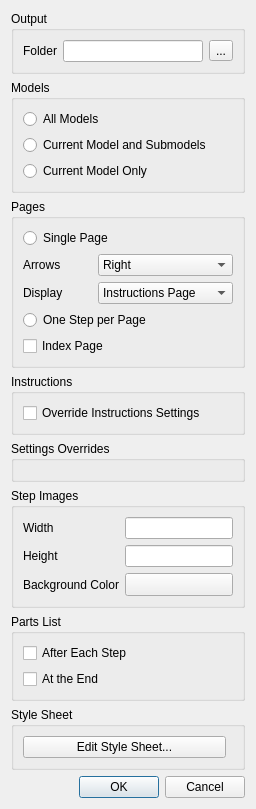
<?xml version="1.0" encoding="UTF-8"?>
<ui version="4.0">
 <class>swHTMLDialog</class>
 <widget class="QDialog" name="swHTMLDialog">
  <property name="whatsThis">
   <string>&lt;p&gt;&lt;b&gt;Export HTML&lt;/b&gt;&lt;/p&gt;&lt;p&gt;Create browser-viewable building instructions and PNG images in the output folder. Choose which models to include, how to organize the step pages, and where to show parts lists.&lt;/p&gt;&lt;p&gt;Keep the generated HTML and image files together when copying or sharing the instructions.&lt;/p&gt;</string>
  </property>
  <property name="windowTitle">
   <string>HTML Options</string>
  </property>
  <layout class="QVBoxLayout" name="DialogLayout">
   <item>
    <widget class="QGroupBox" name="OutputGroup">
     <property name="whatsThis">
      <string>&lt;p&gt;&lt;b&gt;Output Folder&lt;/b&gt;&lt;/p&gt;&lt;p&gt;The exporter writes the instruction pages and their images into a folder named after the model inside this folder, starting at index.html, so nothing else in this folder is touched.&lt;/p&gt;</string>
     </property>
     <property name="title">
      <string>Output</string>
     </property>
     <layout class="QGridLayout" name="OutputLayout">
      <item row="0" column="0">
       <widget class="QLabel" name="OutputFolderLabel">
        <property name="toolTip">
         <string>Folder for the generated HTML pages and images.</string>
        </property>
        <property name="whatsThis">
         <string>&lt;p&gt;&lt;b&gt;Output Folder&lt;/b&gt;&lt;/p&gt;&lt;p&gt;The exporter writes the instruction pages and their images into a folder named after the model inside this folder, starting at index.html, so nothing else in this folder is touched.&lt;/p&gt;</string>
        </property>
        <property name="text">
         <string>Folder</string>
        </property>
        <property name="buddy">
         <cstring>outputFolder</cstring>
        </property>
       </widget>
      </item>
      <item row="0" column="1">
       <widget class="QLineEdit" name="outputFolder">
        <property name="toolTip">
         <string>Folder for the generated HTML pages and images.</string>
        </property>
        <property name="whatsThis">
         <string>&lt;p&gt;&lt;b&gt;Output Folder&lt;/b&gt;&lt;/p&gt;&lt;p&gt;The exporter writes the instruction pages and their images into a folder named after the model inside this folder, starting at index.html, so nothing else in this folder is touched.&lt;/p&gt;</string>
        </property>
       </widget>
      </item>
      <item row="0" column="2">
       <widget class="QToolButton" name="outputFolderBrowse">
        <property name="toolTip">
         <string>Choose the folder for the exported instructions.</string>
        </property>
        <property name="accessibleName">
         <string>Choose Output Folder</string>
        </property>
        <property name="text">
         <string>...</string>
        </property>
       </widget>
      </item>
     </layout>
    </widget>
   </item>
   <item>
    <widget class="QGroupBox" name="ModelsGroup">
     <property name="whatsThis">
      <string>&lt;p&gt;&lt;b&gt;Models&lt;/b&gt;&lt;/p&gt;&lt;p&gt;Export instructions for the model and all submodels, only the model or submodel being edited, or that entry with its referenced submodels. When several entries are exported, an overall index links to their instructions.&lt;/p&gt;</string>
     </property>
     <property name="title">
      <string>Models</string>
     </property>
     <layout class="QVBoxLayout" name="ModelsLayout">
      <item>
       <widget class="QRadioButton" name="allModels">
        <property name="toolTip">
         <string>Export instructions for the model and all submodels.</string>
        </property>
        <property name="text">
         <string>All Models</string>
        </property>
       </widget>
      </item>
      <item>
       <widget class="QRadioButton" name="currentModelSubmodels">
        <property name="toolTip">
         <string>Export the current model and the submodels it references.</string>
        </property>
        <property name="text">
         <string>Current Model and Submodels</string>
        </property>
       </widget>
      </item>
      <item>
       <widget class="QRadioButton" name="currentModelOnly">
        <property name="toolTip">
         <string>Export instructions only for the current model.</string>
        </property>
        <property name="text">
         <string>Current Model Only</string>
        </property>
       </widget>
      </item>
     </layout>
    </widget>
   </item>
   <item>
    <widget class="QGroupBox" name="PagesGroup">
     <property name="whatsThis">
      <string>&lt;p&gt;&lt;b&gt;Pages&lt;/b&gt;&lt;/p&gt;&lt;p&gt;Single Page lays out the pages of the Instructions window on one scrolling index.html that stops at each page as you scroll up or down, with #page-1 and #step-1 links to jump to a page or step, and First, Previous, Next and Last Page arrows on the edge Arrows sets. Display lays the pages out for a screen in pixels: Instructions Page keeps the Instructions window page shape, while Landscape Display (1920 x 1080), Portrait Display (1080 x 1920) and Tablet (2048 x 1536) fill Width and Height and lay the exported pages out again at that shape. Pages are saved at twice the size for sharp high density screens, and blank print pages are left out. There the page colors and parts lists follow the Instructions window, unless Override Instructions Settings is checked. One Step per Page creates separate pages with navigation links. In that mode, Index Page adds a page linking to the steps.&lt;/p&gt;</string>
     </property>
     <property name="title">
      <string>Pages</string>
     </property>
     <layout class="QGridLayout" name="PagesLayout">
      <item row="0" column="0" colspan="2">
       <widget class="QRadioButton" name="singlePage">
        <property name="toolTip">
         <string>Put the Instructions window pages on one scrolling HTML page.</string>
        </property>
        <property name="text">
         <string>Single Page</string>
        </property>
       </widget>
      </item>
      <item row="1" column="0">
       <widget class="QLabel" name="arrowPositionLabel">
        <property name="toolTip">
         <string>Edge of the window that holds the page arrows.</string>
        </property>
        <property name="text">
         <string>Arrows</string>
        </property>
        <property name="buddy">
         <cstring>arrowPosition</cstring>
        </property>
       </widget>
      </item>
      <item row="1" column="1">
       <widget class="QComboBox" name="arrowPosition">
        <property name="toolTip">
         <string>Edge of the window that holds the page arrows.</string>
        </property>
        <item>
         <property name="text">
          <string>Right</string>
         </property>
        </item>
        <item>
         <property name="text">
          <string>Left</string>
         </property>
        </item>
        <item>
         <property name="text">
          <string>Bottom</string>
         </property>
        </item>
       </widget>
      </item>
      <item row="2" column="0">
       <widget class="QLabel" name="displayLabel">
        <property name="toolTip">
         <string>Screen shape the pages are laid out for, with its size in pixels.</string>
        </property>
        <property name="text">
         <string>Display</string>
        </property>
        <property name="buddy">
         <cstring>display</cstring>
        </property>
       </widget>
      </item>
      <item row="2" column="1">
       <widget class="QComboBox" name="display">
        <property name="toolTip">
         <string>Screen shape the pages are laid out for, with its size in pixels.</string>
        </property>
        <item>
         <property name="text">
          <string>Instructions Page</string>
         </property>
        </item>
        <item>
         <property name="text">
          <string>Landscape Display</string>
         </property>
        </item>
        <item>
         <property name="text">
          <string>Portrait Display</string>
         </property>
        </item>
        <item>
         <property name="text">
          <string>Tablet</string>
         </property>
        </item>
       </widget>
      </item>
      <item row="3" column="0" colspan="2">
       <widget class="QRadioButton" name="oneStepPerPage">
        <property name="toolTip">
         <string>Create a separate HTML page for each step.</string>
        </property>
        <property name="text">
         <string>One Step per Page</string>
        </property>
       </widget>
      </item>
      <item row="4" column="0" colspan="2">
       <widget class="QCheckBox" name="indexPage">
        <property name="toolTip">
         <string>Add a step index when using One Step per Page.</string>
        </property>
        <property name="text">
         <string>Index Page</string>
        </property>
       </widget>
      </item>
     </layout>
    </widget>
   </item>
   <item>
    <widget class="QGroupBox" name="InstructionsGroup">
     <property name="whatsThis">
      <string>&lt;p&gt;&lt;b&gt;Instructions&lt;/b&gt;&lt;/p&gt;&lt;p&gt;With Single Page, Override Instructions Settings uses the Settings Overrides colors, the Step Images background and the Parts List choices instead of the Instructions window settings. Only the exported pages change, never the model.&lt;/p&gt;</string>
     </property>
     <property name="title">
      <string>Instructions</string>
     </property>
     <layout class="QVBoxLayout" name="InstructionsLayout">
      <item>
       <widget class="QCheckBox" name="overrideInstructions">
        <property name="toolTip">
         <string>Use these colors, the Step Images background and the Parts List choices instead of the Instructions window settings.</string>
        </property>
        <property name="text">
         <string>Override Instructions Settings</string>
        </property>
       </widget>
      </item>
     </layout>
    </widget>
   </item>
   <item>
    <widget class="QGroupBox" name="OverrideGroup">
     <property name="whatsThis">
      <string>&lt;p&gt;&lt;b&gt;Settings Overrides&lt;/b&gt;&lt;/p&gt;&lt;p&gt;Colors of the exported pages while Override Instructions Settings is checked. Box Border and Box Background color the boxes around the step images, step numbers, parts lists, page numbers, cover title, cover author, cover image and notices.&lt;/p&gt;</string>
     </property>
     <property name="title">
      <string>Settings Overrides</string>
     </property>
     <layout class="QGridLayout" name="OverrideLayout"/>
    </widget>
   </item>
   <item>
    <widget class="QGroupBox" name="ImagesGroup">
     <property name="whatsThis">
      <string>&lt;p&gt;&lt;b&gt;Step Images&lt;/b&gt;&lt;/p&gt;&lt;p&gt;Width and Height set the step image size in pixels, from 1 to 32768 pixels. With Single Page they bound the page image size and keep the page proportions. Background Color fills the image background and the frame around each image, a transparent color leaves it clear.&lt;/p&gt;</string>
     </property>
     <property name="title">
      <string>Step Images</string>
     </property>
     <layout class="QGridLayout" name="ImagesLayout">
      <item row="0" column="0">
       <widget class="QLabel" name="StepWidthLabel">
        <property name="toolTip">
         <string>Width of each step image, in pixels.</string>
        </property>
        <property name="text">
         <string>Width</string>
        </property>
        <property name="buddy">
         <cstring>stepWidth</cstring>
        </property>
       </widget>
      </item>
      <item row="0" column="1" colspan="2">
       <widget class="QLineEdit" name="stepWidth">
        <property name="toolTip">
         <string>Width of each step image, in pixels.</string>
        </property>
       </widget>
      </item>
      <item row="1" column="0">
       <widget class="QLabel" name="StepHeightLabel">
        <property name="toolTip">
         <string>Height of each step image, in pixels.</string>
        </property>
        <property name="text">
         <string>Height</string>
        </property>
        <property name="buddy">
         <cstring>stepHeight</cstring>
        </property>
       </widget>
      </item>
      <item row="1" column="1" colspan="2">
       <widget class="QLineEdit" name="stepHeight">
        <property name="toolTip">
         <string>Height of each step image, in pixels.</string>
        </property>
       </widget>
      </item>
      <item row="2" column="0">
       <widget class="QLabel" name="backgroundColorLabel">
        <property name="toolTip">
         <string>Color behind the model in the exported images, transparent draws none.</string>
        </property>
        <property name="text">
         <string>Background Color</string>
        </property>
        <property name="buddy">
         <cstring>backgroundColor</cstring>
        </property>
       </widget>
      </item>
      <item row="2" column="1" colspan="2">
       <widget class="QToolButton" name="backgroundColor">
        <property name="sizePolicy">
         <sizepolicy hsizetype="Expanding" vsizetype="Fixed">
          <horstretch>0</horstretch>
          <verstretch>0</verstretch>
         </sizepolicy>
        </property>
        <property name="toolTip">
         <string>Color behind the model in the exported images, transparent draws none.</string>
        </property>
        <property name="accessibleName">
         <string>Background Color</string>
        </property>
        <property name="toolButtonStyle">
         <enum>Qt::ToolButtonTextBesideIcon</enum>
        </property>
       </widget>
      </item>
     </layout>
    </widget>
   </item>
   <item>
    <widget class="QGroupBox" name="PartsGroup">
     <property name="whatsThis">
      <string>&lt;p&gt;&lt;b&gt;Parts List&lt;/b&gt;&lt;/p&gt;&lt;p&gt;After Each Step shows the parts added in that step. At the End shows the complete model inventory after the instructions. With Single Page and Override Instructions Settings they show or hide the step parts lists and the Bill of Materials page. You can enable either option, both, or neither.&lt;/p&gt;</string>
     </property>
     <property name="title">
      <string>Parts List</string>
     </property>
     <layout class="QVBoxLayout" name="PartsLayout">
      <item>
       <widget class="QCheckBox" name="partsAfterEachStep">
        <property name="toolTip">
         <string>Include a list of the parts added in each step.</string>
        </property>
        <property name="text">
         <string>After Each Step</string>
        </property>
       </widget>
      </item>
      <item>
       <widget class="QCheckBox" name="partsAtTheEnd">
        <property name="toolTip">
         <string>Include a complete parts list after each model's instructions.</string>
        </property>
        <property name="text">
         <string>At the End</string>
        </property>
       </widget>
      </item>
     </layout>
    </widget>
   </item>
   <item>
    <widget class="QGroupBox" name="StyleSheetGroup">
     <property name="whatsThis">
      <string>&lt;p&gt;&lt;b&gt;Style Sheet&lt;/b&gt;&lt;/p&gt;&lt;p&gt;The CSS style sheet of the exported pages, their colors, spacing, cards and arrows. Edit Style Sheet opens it in an editor, comments name the feature of each block, the options button holds the highlighting, line number, wrap, marker and find and replace options it shares with the Editor panel, Restore Defaults there brings back the built-in one. With Single Page the page corners follow the Corner Radius of the step model box in the Instructions window.&lt;/p&gt;</string>
     </property>
     <property name="title">
      <string>Style Sheet</string>
     </property>
     <layout class="QHBoxLayout" name="StyleSheetLayout">
      <item>
       <widget class="QPushButton" name="editStyleSheet">
        <property name="toolTip">
         <string>Open the CSS style sheet of the exported pages in an editor.</string>
        </property>
        <property name="text">
         <string>Edit Style Sheet...</string>
        </property>
       </widget>
      </item>
      <item>
       <spacer name="StyleSheetSpacer">
        <property name="orientation">
         <enum>Qt::Horizontal</enum>
        </property>
       </spacer>
      </item>
     </layout>
    </widget>
   </item>
   <item>
    <widget class="QDialogButtonBox" name="buttonBox">
     <property name="orientation">
      <enum>Qt::Horizontal</enum>
     </property>
     <property name="standardButtons">
      <set>QDialogButtonBox::Cancel|QDialogButtonBox::Ok</set>
     </property>
    </widget>
   </item>
  </layout>
 </widget>
 <tabstops>
  <tabstop>outputFolder</tabstop>
  <tabstop>outputFolderBrowse</tabstop>
  <tabstop>allModels</tabstop>
  <tabstop>currentModelSubmodels</tabstop>
  <tabstop>currentModelOnly</tabstop>
  <tabstop>singlePage</tabstop>
  <tabstop>arrowPosition</tabstop>
  <tabstop>display</tabstop>
  <tabstop>oneStepPerPage</tabstop>
  <tabstop>indexPage</tabstop>
  <tabstop>overrideInstructions</tabstop>
  <tabstop>stepWidth</tabstop>
  <tabstop>stepHeight</tabstop>
  <tabstop>backgroundColor</tabstop>
  <tabstop>partsAfterEachStep</tabstop>
  <tabstop>partsAtTheEnd</tabstop>
  <tabstop>editStyleSheet</tabstop>
 </tabstops>
 <resources/>
 <connections>
  <connection>
   <sender>buttonBox</sender>
   <signal>accepted()</signal>
   <receiver>swHTMLDialog</receiver>
   <slot>accept()</slot>
  </connection>
  <connection>
   <sender>buttonBox</sender>
   <signal>rejected()</signal>
   <receiver>swHTMLDialog</receiver>
   <slot>reject()</slot>
  </connection>
 </connections>
</ui>
